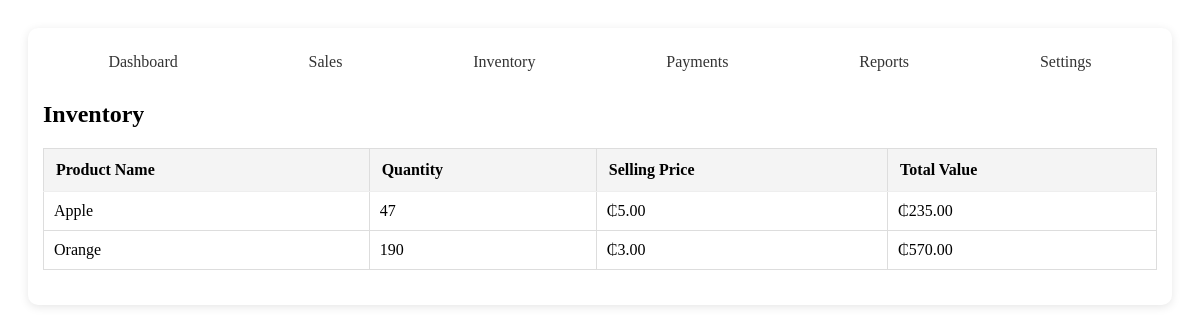
Before: /inventory (signed in) with the older database file.
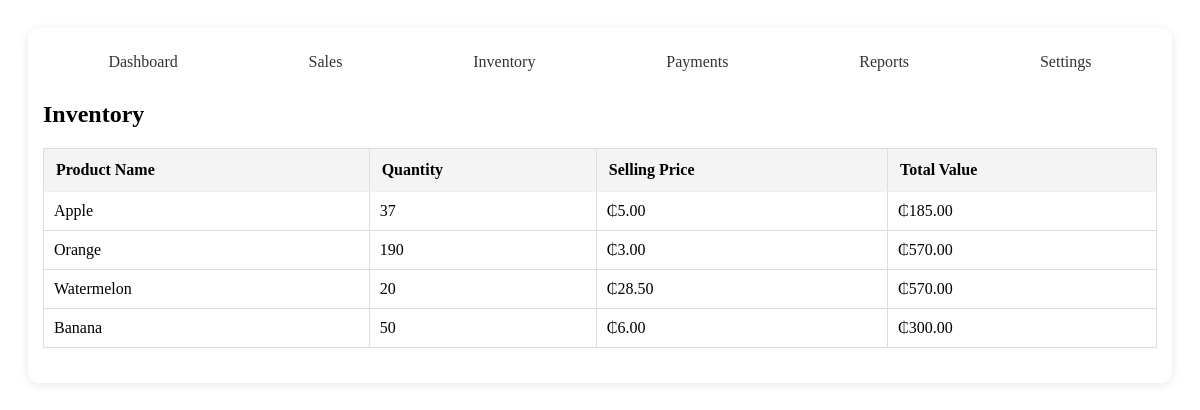
After: the same page with the newer database file.
### models/product.py (models this page shows, shortened)
class Product(db.Model):
    __tablename__ = 'products'
    id = db.Column(db.Integer, primary_key=True)
    name = db.Column(db.String(100), nullable=False, unique=True)  # Added unique constraint
    quantity = db.Column(db.Integer, default=0)
    cost_price = db.Column(db.Float, nullable=False)
    selling_price = db.Column(db.Float, nullable=False)
    profit_margin = db.Column(db.Float)
    min_stock_level = db.Column(db.Integer, default=10)
    created_at = db.Column(db.DateTime, default=datetime.utcnow)  # Renamed from created_at
    updated_at = db.Column(db.DateTime, default=datetime.utcnow, onupdate=datetime.utcnow)
    price = db.Column(db.Float)
    user_id = db.Column(db.Integer, db.ForeignKey('users.id'), nullable=False)
    sales = db.relationship('Sale', backref='product', lazy=True, cascade='all, delete-orphan')
    payments = db.relationship('Payment', backref='product', lazy=True)
    costs = db.relationship('ProductCost', backref='product', lazy=True)
    class ProductCost(db.Model):
        __tablename__ = 'product_costs'
        id = db.Column(db.Integer, primary_key=True)
        product_id = db.Column(db.Integer, db.ForeignKey('products.id'), nullable=False)
        cost_type = db.Column(db.String(50), nullable=False)  # e.g., 'purchase', 'transport', 'storage'
        amount = db.Column(db.Float, nullable=False)
        description = db.Column(db.String(200))
        date = db.Column(db.DateTime, default=datetime.utcnow)
        user_id = db.Column(db.Integer, db.ForeignKey('users.id'), nullable=False)

### app.py (the view)
@app.route('/inventory')
@login_required
def inventory():
    page = request.args.get('page', 1, type=int)
    per_page = 10
    products_query = Product.query.filter_by(user_id=current_user.id)
    pagination = products_query.paginate(page=page, per_page=per_page, error_out=False)
    return render_template(
        'inventory.html',
        products=pagination.items,
        pagination=pagination
    )

### app.py (called while the page is built)
@app.before_request
def load_user():
    if 'user_id' in session:
        g.user = db.session.get(User, session['user_id'])

@login_manager.user_loader
def load_user(user_id):
    return User.query.get(int(user_id))  # assuming you're using SQLAlchemy and User has an id

@app.template_filter('currency')
def currency_format(value):
    return f"₵{float(value):,.2f}"

@app.context_processor
def inject_user():
    return dict(current_user=current_user)

### templates/inventory.html (shortened to what this page needs)
<!DOCTYPE html>
<html lang="en">
<head>
</head>
<body>
    <div class="inventory-container">
    <div class="nav-bar">
      <div class="nav-links">
        <a href="{{ url_for('dashboard') }}" class="nav-link">Dashboard</a>
        <a href="{{ url_for('sales') }}" class="nav-link">Sales</a>
        <a href="{{ url_for('inventory') }}" class="nav-link">Inventory</a>
        <a href="{{ url_for('payments') }}" class="nav-link">Payments</a>
        <a href="{{ url_for('reports') }}" class="nav-link">Reports</a>
        <a href="{{ url_for('settings') }}" class="nav-link">Settings</a>
      </div>
  <h2>Inventory</h2>
  <table class="inventory-table">
    <thead>
      <tr>
        <th>Product Name</th>
        <th>Quantity</th>
        <th>Selling Price</th>
        <th>Total Value</th>
      </tr>
    </thead>
    <tbody>
      {% if products %}
        {% for product in products %}
          <tr>
            <td>{{ product.name }}</td>
            <td>{{ product.quantity }}</td>
            <td>{{ product.selling_price | currency }}</td>
            <td>{{ (product.quantity * product.selling_price) | currency }}</td>
          </tr>
        {% endfor %}
      {% else %}
        <tr><td colspan="5" style="text-align: center; color: #888;">No products available.</td></tr>
      {% endif %}
    </tbody>
  </table>
</body>
</html>

### templates/inventory.html (style rules this page uses)
table { width: 100%; border-collapse: collapse; }
th, td { padding: 10px; border: 1px solid #ddd; text-align: left; }
th { background-color: #f4f4f4; }
.inventory-container { max-width: 1200px; margin: auto; padding: 20px; }
.nav-bar { background: #fff; padding: 15px; border-radius: 10px; box-shadow: 0 2px 10px rgba(0,0,0,0.1); margin-bottom: 20px; }
.nav-links { display: flex; justify-content: space-around; }
.nav-link { text-decoration: none; color: #333; padding: 10px 20px; border-radius: 5px; transition: background 0.3s ease; }
.inventory-table { width: 100%; border-collapse: collapse; }
.inventory-table th, .payment-table td { padding: 12px; border-bottom: 1px solid #eee; text-align: left; }

Changed rows visible on the page:
changed Product "Apple": quantity "47" → "37"; (product.quantity*product.selling_price)|currency "₵235.00" → "₵185.00"
added Product: name "Watermelon", quantity "20", selling_price "₵28.50", (product.quantity*product.selling_price)|currency "₵570.00"
added Product: name "Banana", quantity "50", selling_price "₵6.00", (product.quantity*product.selling_price)|currency "₵300.00"
